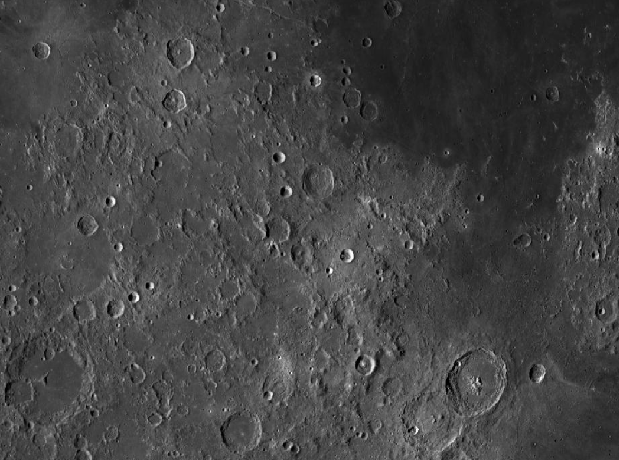
#> input picture Resources/moon.png, 619 x 460 px
$ python Testcounter.py   (older library calls are emulated)
#> lines starting #> are read from the running program, lines starting #| are printed output that depends on the picture; after the words box and inside, x2 and y2 are one past the last pixel; in counts of white or black regions, pixels touching at a corner belong together
import cv2
import numpy as np
from matplotlib import pyplot as plt

def stackImages(scale, imgArray):
    rows = len(imgArray)
    cols = len(imgArray[0])
    rowsAvailable = isinstance(imgArray[0], list)
    width = imgArray[0][0].shape[1]
    height = imgArray[0][0].shape[0]
    if rowsAvailable:
        for x in range(0, rows):
            for y in range(0, cols):
                if imgArray[x][y].shape[:2] == imgArray[0][0].shape[:2]:
                    imgArray[x][y] = cv2.resize(imgArray[x][y], (0, 0), None, scale, scale)
                else:
                    imgArray[x][y] = cv2.resize(imgArray[x][y], (imgArray[0][0].shape[1], imgArray[0][0].shape[0]),
                                                None, scale, scale)
                if len(imgArray[x][y].shape) == 2: imgArray[x][y] = cv2.cvtColor(imgArray[x][y], cv2.COLOR_GRAY2BGR)
        imageBlank = np.zeros((height, width, 3), np.uint8)
        hor = [imageBlank] * rows
        hor_con = [imageBlank] * rows
        for x in range(0, rows):
            hor[x] = np.hstack(imgArray[x])
        ver = np.vstack(hor)
    else:
        for x in range(0, rows):
            if imgArray[x].shape[:2] == imgArray[0].shape[:2]:
                imgArray[x] = cv2.resize(imgArray[x], (0, 0), None, scale, scale)
            else:
                imgArray[x] = cv2.resize(imgArray[x], (imgArray[0].shape[1], imgArray[0].shape[0]), None, scale, scale)
            if len(imgArray[x].shape) == 2: imgArray[x] = cv2.cvtColor(imgArray[x], cv2.COLOR_GRAY2BGR)
        hor = np.hstack(imgArray)
        ver = hor
    return ver


def getConters(img):
    contours, hierarchy = cv2.findContours(img, cv2.RETR_EXTERNAL, cv2.CHAIN_APPROX_NONE )
    for cnt in contours:
        area = cv2.contourArea(cnt)

        if area > 10:
            print('area = ', area)
            cv2.drawContours(imgContourB, cnt, -1, (255, 0, 0), 2)
            # cv2.drawContours(imgContourY, cnt, -1, (203, 255, 0), 1)
            peri = cv2.arcLength(cnt, True)
            print('obj length = ',peri)
            approx = cv2.approxPolyDP(cnt, 0* peri, True )
            print('number of corners = ', len(approx))

            objCor = len(approx)
            x, y , w, h = cv2.boundingRect(approx)

            # objectType = "Crater"
            # cv2.putText(imgContour, objectType,
            #             (x + (w // 2) - 10, y + (h // 2) - 10), cv2.FONT_HERSHEY_COMPLEX, 0.7,
            #             (0, 0, 0), 2)

            cv2.rectangle(imgContourY, (x,y),(x+w,y+h), (0,255,0 ), 2)


path ='Resources/moon.png'
img =cv2.imread(path)
#> img is the input picture: shape (460, 619, 3); min 0, max 255, mean 68.5
img2 =cv2.imread(path, cv2.IMREAD_GRAYSCALE)
#> img2: shape (460, 619); min 0, max 255, mean 68.5
imgContourB = img.copy()
imgContourY = img.copy()


#make; the image gray
imgGray = cv2.cvtColor(img, cv2.COLOR_BGR2GRAY)

#histogram
clahe = cv2.createCLAHE(clipLimit=1.0, tileGridSize=(5, 5))
imghisto = clahe.apply(imgGray)


#finding the number of contours
ret, thresh = cv2.threshold(imgGray, 127, 255, 0)
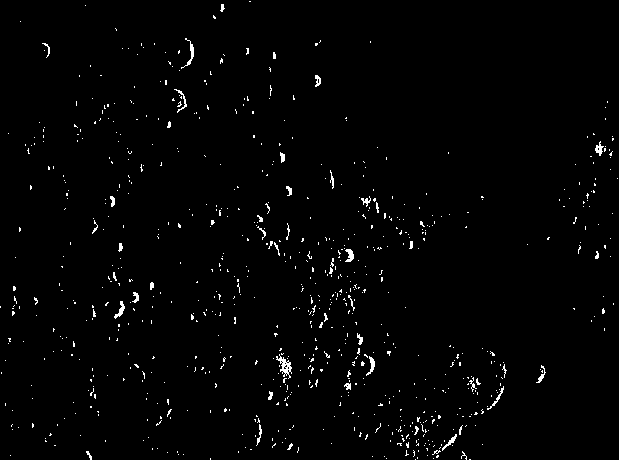
#> thresh: shape (460, 619); 1.5% white in thin lines or dots
cont , haierarchy = cv2.findContours(thresh, cv2.RETR_TREE, cv2.CHAIN_APPROX_NONE)
#> cont = 796 contours, 777 with area under 20; largest, box (x1, y1, x2, y2) and area: (276, 354, 292, 379) 120, (345, 249, 354, 262) 54, (114, 301, 125, 319) 52, (595, 141, 604, 156) 47, (366, 356, 375, 376) 46; haierarchy = 796 rows, first 6: [1, -1, -1, -1], [2, 0, -1, -1], [3, 1, -1, -1], [4, 2, -1, -1], [5, 3, -1, -1], [6, 4, -1, -1]
print('number of cont', str(len(cont)))
#| number of cont 796

#laplacian
lap = cv2.Laplacian(imgGray, cv2.CV_64F, ksize=3)
lap = np.uint8(np.absolute(lap))


#sobel
sobelX= cv2.Sobel(imgGray , cv2.CV_64F , 1 , 0 )
sobelY = cv2.Sobel(imgGray, cv2.CV_64F, 0, 1)

sobelX = np.uint8(np.absolute(sobelX))
sobelY = np.uint8(np.absolute(sobelY))
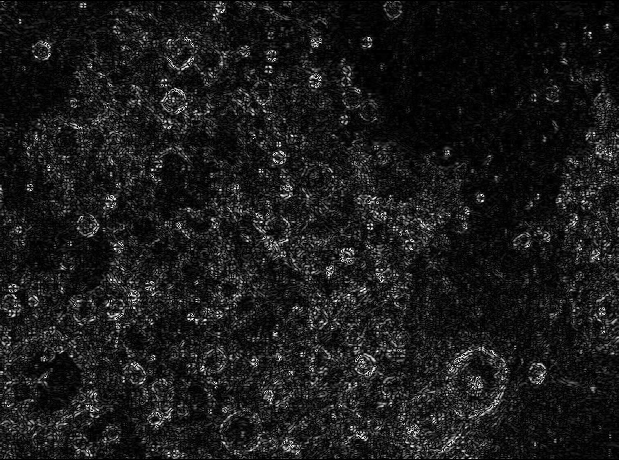
#> sobelY: shape (460, 619); min 0, max 255, mean 26.7

sobelCombined = cv2.bitwise_or(sobelX, sobelY)
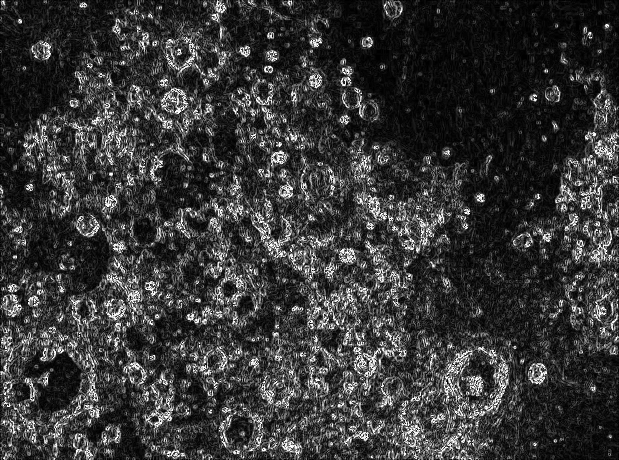
#> sobelCombined: shape (460, 619); min 0, max 255, mean 55.1


#make the imh Blur
imgBlur =  cv2.GaussianBlur(imgGray, (3,3), 3)
imgBlur2 =  cv2.GaussianBlur(img2, (7,7), 2)
imgCanny = cv2.Canny( imgBlur2,1, 50)
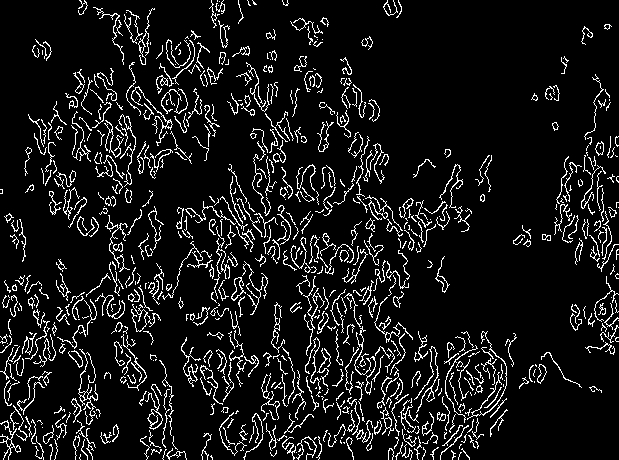
#> imgCanny: shape (460, 619); 9.1% white in thin lines or dots
getConters(imgCanny)
#> in getConters, `contours, hierarchy = cv2.findContours(img, cv2.RETR_EXTERNAL, cv2.CHA..`: contours = 733 contours, 648 with area under 20; largest, box (x1, y1, x2, y2) and area: (145, 384, 163, 430) 199, (231, 277, 246, 301) 134, (78, 349, 98, 425) 104, (181, 337, 201, 387) 98, (0, 420, 21, 460) 96
#> the loop in getConters, `for cnt in contours:` made 733 passes
#> (area, peri, objCor, x, y, w, h) on passes 12, 32, 59, 69, 83, 84, 85, 97, 105, 112, 131, 133: (23.5, 90.33, 54, 166, 448, 21, 12), (24.5, 128.6, 63, 282, 437, 14, 23), (62, 50.63, 27, 43, 425, 11, 19), (96, 232.5, 138, 0, 420, 21, 40), (21, 194.2, 97, 243, 413, 21, 47), (32.5, 44.38, 24, 437, 412, 9, 9), (22, 99.74, 46, 422, 412, 12, 24), (68, 129.9, 72, 380, 407, 14, 29), (22, 181.1, 100, 400, 400, 16, 33), (70, 252.6, 145, 347, 397, 26, 46), (27.5, 23.56, 16, 476, 385, 7, 8), (199, 221.3, 125, 145, 384, 18, 46)
#> (printed output is left out)
#> after the loop in getConters, `for cnt in contours:`:
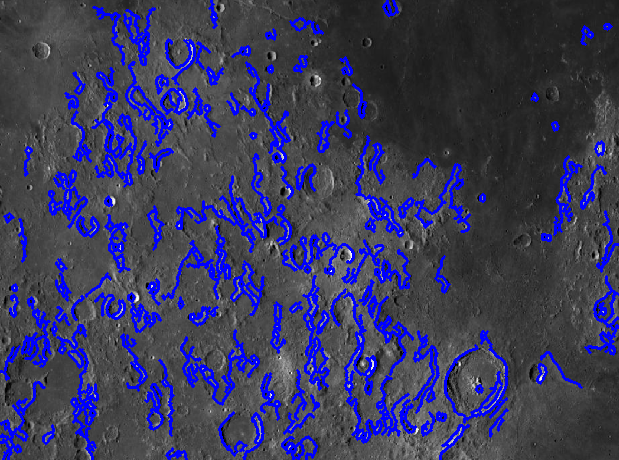
#> imgContourB: shape (460, 619, 3); mean B, G, R 92.1, 57.9, 57.9
#> after the loop in getConters, `for cnt in contours:`:
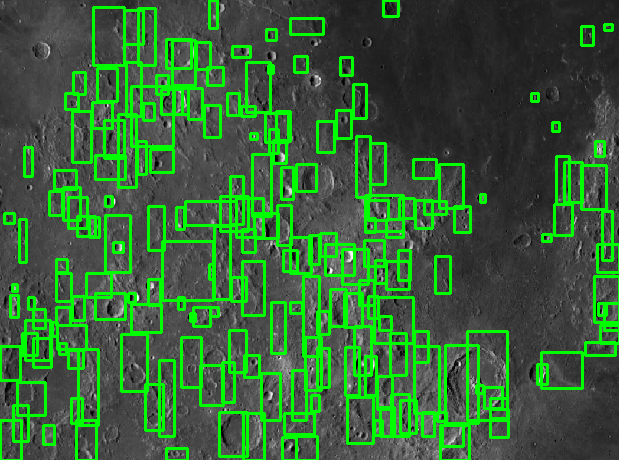
#> imgContourY: shape (460, 619, 3); mean B, G, R 55.1, 99.5, 55.1

##### circle detection
# detected_circles = cv2.HoughCircles(imgBlur2,
#                    cv2.HOUGH_GRADIENT, 2, 20, param1 = 50,
#                param2 = 30, minRadius = 1, maxRadius = 30)
# # Draw circles that are detected.
# if detected_circles is not None:
#
#     # Convert the circle parameters a, b and r to integers.
#     detected_circles = np.uint16(np.around(detected_circles))
#
#     for pt in detected_circles[0, :]:
#         a, b, r = pt[0], pt[1], pt[2]
#
#         # Draw the circumference of the circle.
#         cv2.circle(imgContourY, (a, b), r, (0, 255, 0), 2)
#
#         # Draw a small circle (of radius 1) to show the center.
#         cv2.circle(imgContourB, (a, b), 1, (0, 0, 255), 3)
#         # cv2.imshow("Detected Circle", img)


# 50cv2.imshow("original", img)
# cv2.imshow("Gray", imgGray)
# cv2.imshow("Blur", imgBlur)
# cv2.imshow("Blur2", imgBlur2)
# cv2.imshow("canny ", imgCanny)


imgStack = stackImages(0.8, ([img2, imgContourB, imgContourY],[lap, sobelY, sobelX],
                             [sobelCombined, imghisto, imgCanny]))
#> after the loop in stackImages, `for x in range(0, rows):`: hor = 3 items
#> in stackImages, `ver = np.vstack(hor)`:
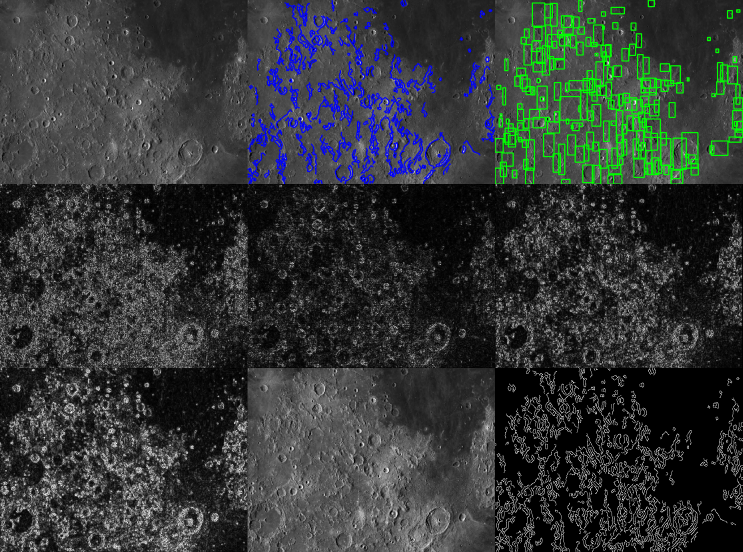
#> ver: shape (1104, 1485, 3) (shown at 1/2 size); mean of channels 0, 1, 2 54.4, 55.5, 50.6; drawn as B, G, R
cv2.imshow("stack ", imgStack)

cv2.waitKey(0)
